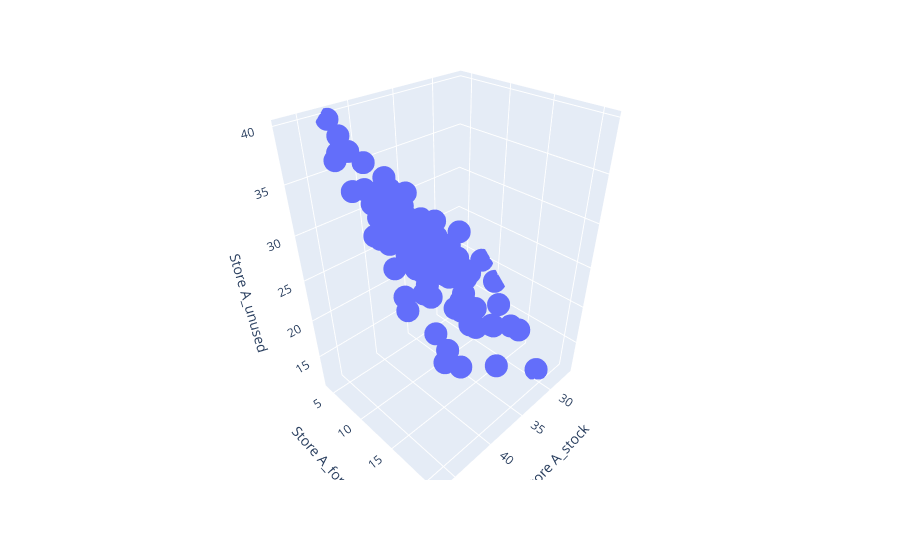

The notebook cell saved with this chart:
### Code cell
fig = px.scatter_3d(
    store_df,
    x="Store A_stock", y="Store A_forecast", z="Store A_unused"
)

fig.show()
